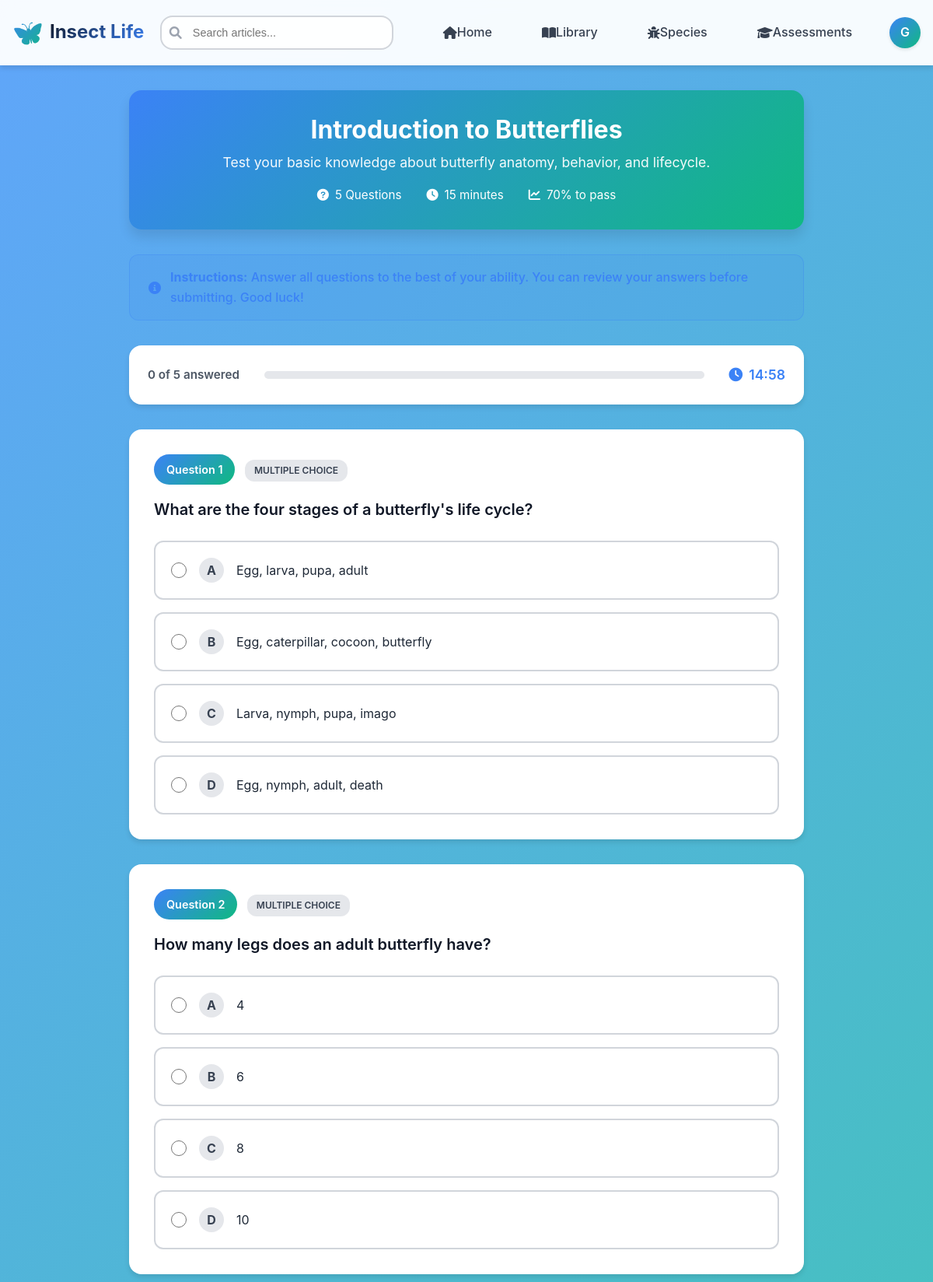
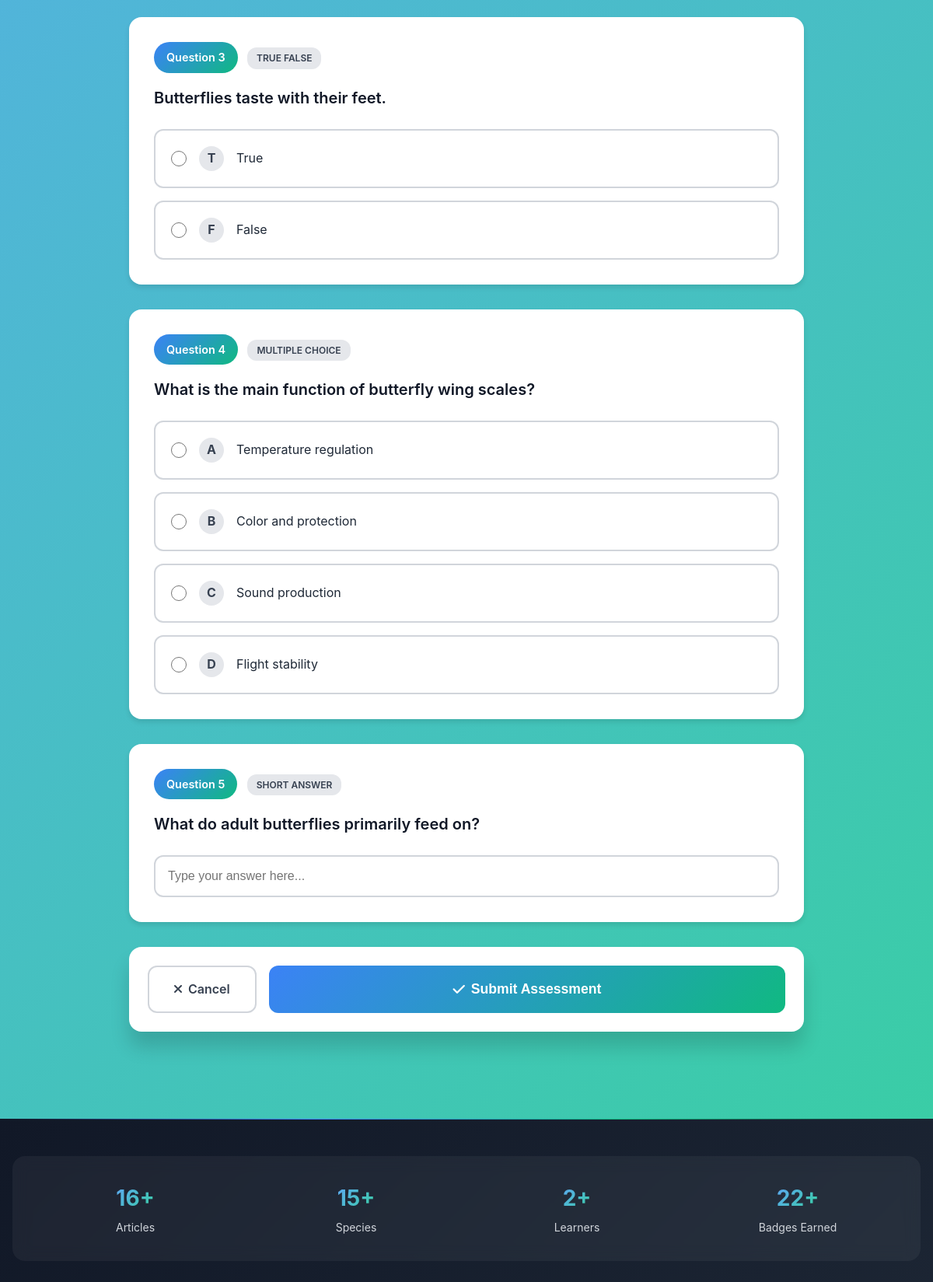
The app's page /take-assessment.php?id=81 (signed in, upper part) with its own data (2 pictures, top to bottom).
### tables this page shows
CREATE TABLE `assessments` (
  `id` int(11) NOT NULL,
  `title` varchar(200) NOT NULL,
  `description` text DEFAULT NULL,
  `category` varchar(50) DEFAULT NULL,
  `difficulty_level` enum('beginner','intermediate','advanced') DEFAULT 'beginner',
  `total_questions` int(11) NOT NULL,
  `question_count` int(11) DEFAULT 0,
  `passing_score` decimal(5,2) DEFAULT 70.00,
  `time_limit` int(11) DEFAULT NULL,
  `badge_id` int(11) DEFAULT NULL,
  `is_active` tinyint(1) DEFAULT 1,
  `created_at` timestamp NOT NULL DEFAULT current_timestamp(),
  `updated_at` timestamp NOT NULL DEFAULT current_timestamp() ON UPDATE current_timestamp()
);

CREATE TABLE `assessment_questions` (
  `id` int(11) NOT NULL,
  `assessment_id` int(11) NOT NULL,
  `question_text` text NOT NULL,
  `question_type` enum('multiple_choice','true_false','short_answer') DEFAULT 'multiple_choice',
  `options` longtext DEFAULT NULL CHECK (json_valid(`options`)),
  `correct_answer` text NOT NULL,
  `explanation` text DEFAULT NULL,
  `points` int(11) DEFAULT 1,
  `question_order` int(11) DEFAULT 1,
  `created_at` timestamp NOT NULL DEFAULT current_timestamp()
);

### take-assessment.php (the view, shortened to what this page needs)
<?php
$assessment_id = isset($_GET['id']) ? intval($_GET['id']) : 0;
try {
    $pdo = getDBConnection();
    $stmt = $pdo->prepare("SELECT * FROM assessments WHERE id = ? AND is_active = 1");
    $stmt->execute([$assessment_id]);
    $assessment = $stmt->fetch();
    $stmt = $pdo->prepare("SELECT * FROM assessment_questions WHERE assessment_id = ? ORDER BY question_order, id");
    $stmt->execute([$assessment_id]);
    $questions = $stmt->fetchAll();
} catch (Exception $e) {
    error_log("Take assessment error: " . $e->getMessage());
    $_SESSION['error_message'] = 'Error loading assessment.';
    redirectTo('assessments.php');
}
include 'includes/header.php';
?>
<div class="quiz-container">
    <div class="quiz-header">
        <h1><?php echo htmlspecialchars($assessment['title']); ?></h1>
        <p><?php echo htmlspecialchars($assessment['description']); ?></p>
        <div class="quiz-meta">
            <div class="quiz-meta-item">
                <i class="fas fa-question-circle"></i>
                <span><?php echo count($questions); ?> Questions</span>
            </div>
            <div class="quiz-meta-item">
                <i class="fas fa-clock"></i>
                <span><?php echo $assessment['time_limit']; ?> minutes</span>
            </div>
            <div class="quiz-meta-item">
                <i class="fas fa-chart-line"></i>
                <span><?php echo number_format($assessment['passing_score']); ?>% to pass</span>
            </div>
        </div>
    </div>
    <div class="alert alert-info">
        <i class="fas fa-info-circle"></i>
        <div>
            <strong>Instructions:</strong> Answer all questions to the best of your ability.
            You can review your answers before submitting. Good luck!
        </div>
    </div>
    <form method="POST" id="assessment-form">
        <div class="quiz-progress">
            <div class="progress-info">
                <span id="answered-count">0</span> of <?php echo count($questions); ?> answered
            </div>
            <div class="progress-bar-container">
            </div>
            <div class="timer" id="timer">
                <i class="fas fa-clock"></i>
                <span id="time-display">00:00</span>
            </div>
        </div>
        <?php foreach ($questions as $index => $question): ?>
            <?php
            $options = json_decode($question['options'], true) ?? [];
            $question_num = $index + 1;
            ?>
            <div class="question-card" id="question-<?php echo $question['id']; ?>" data-question-id="<?php echo $question['id']; ?>">
                <div>
                    <span class="question-number">Question <?php echo $question_num; ?></span>
                    <span class="question-type-badge"><?php echo str_replace('_', ' ', $question['question_type']); ?></span>
                </div>
                <div class="question-text"><?php echo htmlspecialchars($question['question_text']); ?></div>
                <?php if ($question['question_type'] === 'multiple_choice'): ?>
                    <div class="options-container">
                        <?php foreach ($options as $opt_index => $option): ?>
                            <label class="option-label">
                                <input type="radio"
                                       name="answer_<?php echo $question['id']; ?>"
                                       value="<?php echo htmlspecialchars($option); ?>"
                                       onchange="updateProgress()">
                                <span class="option-letter"><?php echo chr(65 + $opt_index); ?></span>
                                <span class="option-text"><?php echo htmlspecialchars($option); ?></span>
                            </label>
                        <?php endforeach; ?>
                    </div>
                <?php elseif ($question['question_type'] === 'true_false'): ?>
                    <div class="options-container">
                        <label class="option-label">
                            <input type="radio"
                                   name="answer_<?php echo $question['id']; ?>"
                                   value="True"
                                   onchange="updateProgress()">
                            <span class="option-letter">T</span>
                            <span class="option-text">True</span>
                        </label>
                        <label class="option-label">
                            <input type="radio"
                                   name="answer_<?php echo $question['id']; ?>"
                                   value="False"
                                   onchange="updateProgress()">
                            <span class="option-letter">F</span>
                            <span class="option-text">False</span>
                        </label>
                    </div>
                <?php elseif ($question['question_type'] === 'short_answer'): ?>
                    <input type="text"
                           class="short-answer-input"
                           name="answer_<?php echo $question['id']; ?>"
                           placeholder="Type your answer here..."
                           oninput="updateProgress()">
                <?php endif; ?>
            </div>
        <?php endforeach; ?>
        <div class="quiz-actions">
            <a href="assessments.php" class="btn-cancel" onclick="return confirm('Are you sure you want to cancel? Your progress will be lost.')">
                <i class="fas fa-times"></i> Cancel
            </a>
            <button type="submit" class="btn-submit" id="submit-btn">
                <i class="fas fa-check"></i> Submit Assessment
            </button>
        </div>
    </form>
</div>
<?php include 'includes/footer.php'; ?>

### assets/css/main.css (style rules this page uses)
:root { --primary-blue-dark: #1e40af; --primary-blue: #3b82f6; --primary-blue-light: #60a5fa; --secondary-green-dark: #059669; --secondary-green: #10b981; --secondary-green-light: #34d399; --accent-yellow: #fbbf24; --accent-orange: #fb923c; --accent-brown: #92400e; --white: #ffffff; --gray-50: #f9fafb; --gray-100: #f3f4f6; --gray-200: #e5e7eb; --gray-300: #d1d5db; --gray-400: #9ca3af; --gray-500: #6b7280; --gray-600: #4b5563; --gray-700: #374151; --gray-800: #1f2937; --gray-900: #111827; --font-family-primary: 'Inter', 'Segoe UI', Tahoma, Geneva, Verdana, sans-serif; --font-family-secondary: 'Open Sans', Arial, sans-serif; --container-max-width: 1200px; --section-padding: 4rem 2rem; --card-padding: 2rem; --border-radius-sm: 8px; --border-radius-md: 12px; --border-radius-lg: 16px; --border-radius-xl: 20px; --shadow-sm: 0 2px 4px rgba(0, 0, 0, 0.1); --shadow-md: 0 4px 6px rgba(0, 0, 0, 0.1); --shadow-lg: 0 10px 15px rgba(0, 0, 0, 0.1); --shadow-xl: 0 20px 25px rgba(0, 0, 0, 0.15); --transition-fast: 0.2s ease; --transition-normal: 0.3s ease; --transition-slow: 0.5s ease; }
* { margin: 0; padding: 0; box-sizing: border-box; }
html { scroll-behavior: smooth; font-size: 16px; }
body { font-family: var(--font-family-primary); line-height: 1.6; color: var(--gray-800); background: linear-gradient(135deg, var(--primary-blue-light) 0%, var(--secondary-green-light) 100%); min-height: 100vh; }
h1, h2, h3, h4, h5, h6 { font-weight: 700; line-height: 1.2; margin-bottom: 1rem; color: var(--gray-900); }
h1 { font-size: 3rem; }
p { margin-bottom: 1rem; color: var(--gray-600); }
a { color: var(--primary-blue); text-decoration: none; transition: color var(--transition-fast); }
.alert { padding: 1rem 1.5rem; border-radius: var(--border-radius-md); margin-bottom: 1rem; font-weight: 500; }
.alert-info { background: rgba(59, 130, 246, 0.1); color: var(--primary-blue-dark); border: 1px solid rgba(59, 130, 246, 0.2); }

### records on screen
assessments: title "Introduction to Butterflies", description "Test your basic knowledge about butterfly anatomy, behavior, and lifecycle.", time_limit "15", passing_score "70"
assessment_questions: question_num "1", question_type "MULTIPLE CHOICE", question_text "What are the four stages of a butterfly's life cycle?", opt_index "A", options "Egg, larva, pupa, adult", opt_index "B", options "Egg, caterpillar, cocoon, butterfly", opt_index "C", options "Larva, nymph, pupa, imago", opt_index "D", options "Egg, nymph, adult, death"
assessment_questions: question_num "2", question_type "MULTIPLE CHOICE", question_text "How many legs does an adult butterfly have?", opt_index "A", options "4", opt_index "B", options "6", opt_index "C", options "8", opt_index "D", options "10"
assessment_questions: question_num "3", question_type "TRUE FALSE", question_text "Butterflies taste with their feet."
assessment_questions: question_num "4", question_type "MULTIPLE CHOICE", question_text "What is the main function of butterfly wing scales?", opt_index "A", options "Temperature regulation", opt_index "B", options "Color and protection", opt_index "C", options "Sound production", opt_index "D", options "Flight stability"
assessment_questions: question_num "5", question_type "SHORT ANSWER", question_text "What do adult butterflies primarily feed on?"

### other values on screen
substr($_SESSION['username'] ?? 'U', 0, 1) "G"
count($questions) "5"
$total_articles "16"
$total_species "15"
$total_users "2"
$total_badges "22"
